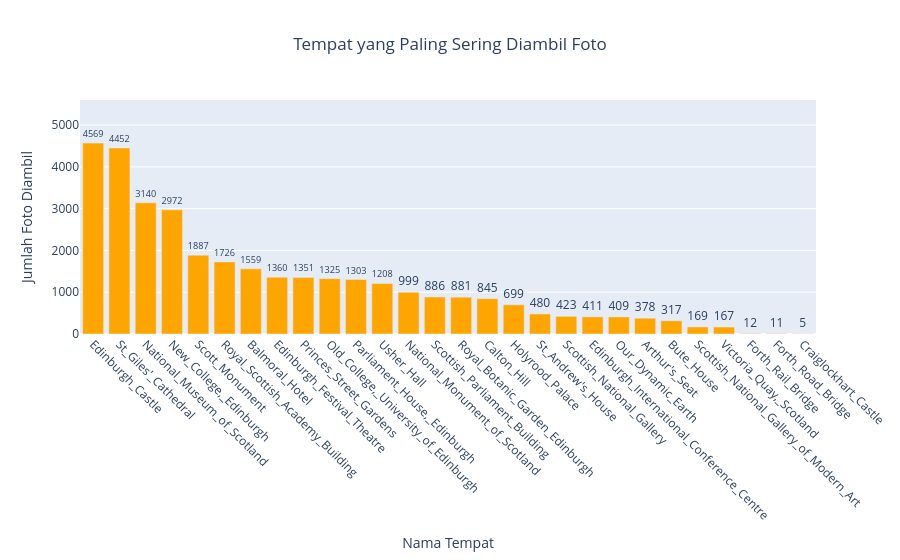

The code cell stored with this chart in its notebook:
### Markdown cell above
### Edinburgh

### Code cell
import plotly.express as px

visit_counts = dfe3.groupby("poiName").size().reset_index(name="visit_count")

visit_counts = visit_counts.sort_values(by="visit_count", ascending=False)

fig = px.bar(
    visit_counts,
    x="poiName",
    y="visit_count",
    title="Tempat yang Paling Sering Diambil Foto",
    labels={"poiName": "Nama Tempat", "visit_count": "Jumlah Foto Diambil"},
    text="visit_count"
)


fig.update_traces(marker_color="orange", textposition="outside")
fig.update_layout(
    xaxis_tickangle=45,
    title=dict(x=0.5),
    yaxis=dict(range=[0, 5600])
)

# Tampilkan plot
fig.show()

### Figure 1 — Plotly figure (JSON) as saved in the notebook; plotly's stock layout.template omitted (floating-point values rounded to 4 significant figures)
{"data": [{"alignmentgroup": "True", "hovertemplate": "Nama Tempat=%{x}<br>Jumlah Foto Diambil=%{text}<extra></extra>", "legendgroup": "", "marker": {"color": "orange", "pattern": {"shape": ""}}, "name": "", "offsetgroup": "", "orientation": "v", "showlegend": false, "text": [4569, 4452, 3140, 2972, 1887, 1726, 1559, 1360, 1351, 1325, 1303, 1208, 999, 886, 881, 845, 699, 480, 423, 411, 409, 378, 317, 169, 167, 12, 11, 5], "textposition": "outside", "type": "bar", "x": ["Edinburgh_Castle", "St_Giles'_Cathedral", "National_Museum_of_Scotland", "New_College,_Edinburgh", "Scott_Monument", "Royal_Scottish_Academy_Building", "Balmoral_Hotel", "Edinburgh_Festival_Theatre", "Princes_Street_Gardens", "Old_College,_University_of_Edinburgh", "Parliament_House,_Edinburgh", "Usher_Hall", "National_Monument_of_Scotland", "Scottish_Parliament_Building", "Royal_Botanic_Garden_Edinburgh", "Calton_Hill", "Holyrood_Palace", "St_Andrew's_House", "Scottish_National_Gallery", "Edinburgh_International_Conference_Centre", "Our_Dynamic_Earth", "Arthur's_Seat", "Bute_House", "Scottish_National_Gallery_of_Modern_Art", "Victoria_Quay,_Scotland", "Forth_Rail_Bridge", "Forth_Road_Bridge", "Craiglockhart_Castle"], "xaxis": "x", "y": [4569, 4452, 3140, 2972, 1887, 1726, 1559, 1360, 1351, 1325, 1303, 1208, 999, 886, 881, 845, 699, 480, 423, 411, 409, 378, 317, 169, 167, 12, 11, 5], "yaxis": "y"}], "layout": {"barmode": "relative", "legend": {"tracegroupgap": 0}, "title": {"text": "Tempat yang Paling Sering Diambil Foto", "x": 0.5}, "xaxis": {"anchor": "y", "domain": [0, 1], "tickangle": 45, "title": {"text": "Nama Tempat"}}, "yaxis": {"anchor": "x", "domain": [0, 1], "range": [0, 5600], "title": {"text": "Jumlah Foto Diambil"}}}}
